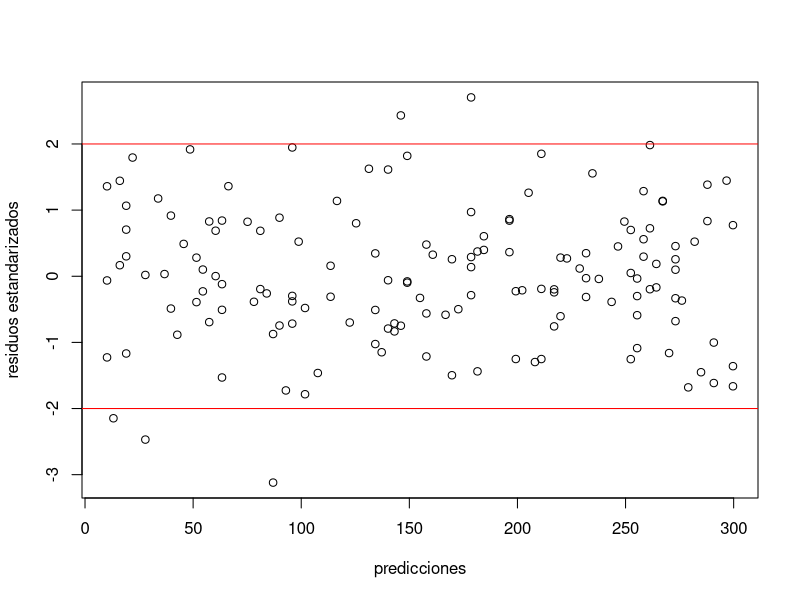
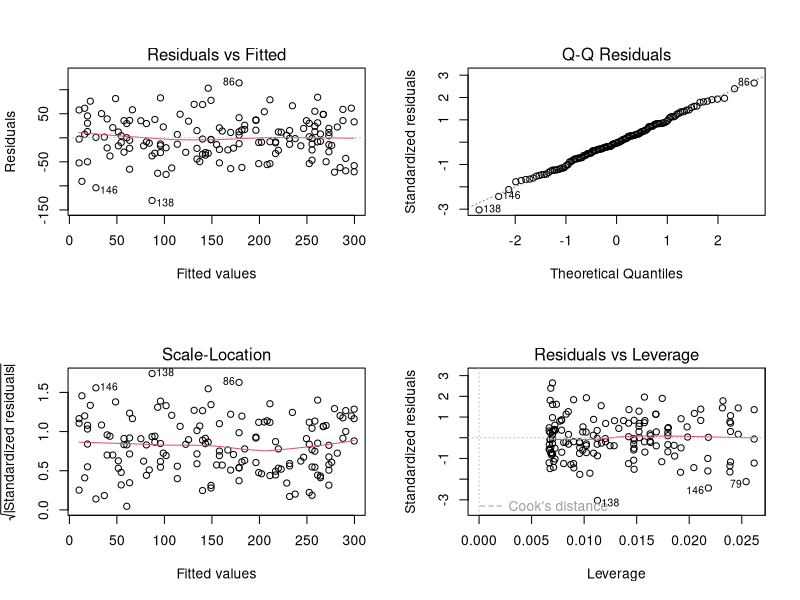
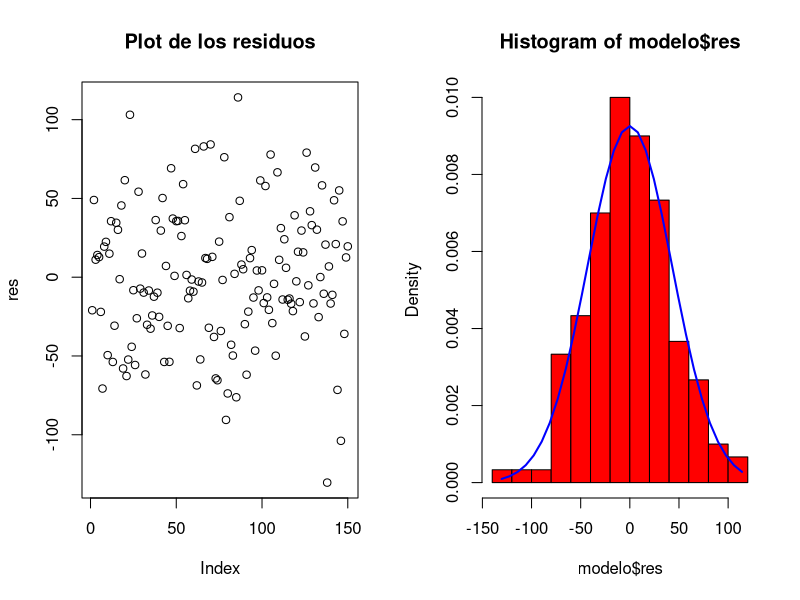
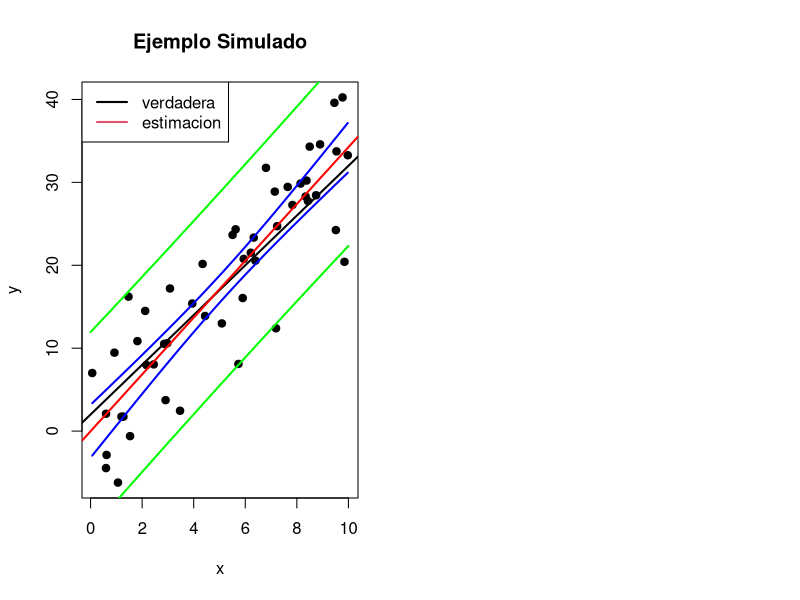

Generate these figures, in order, with R:
x=1:100
X=sample(x,150,replace=T)
Y=2+3*X+rnorm(150,0,50)
modelo=lm(Y~X)
modelo

summary(modelo)

modelo$res
rstudent(modelo)

plot(modelo$fitted,rstudent(modelo),
     xlab="predicciones",
     ylab="residuos estandarizados")

abline(h=2,col="red")
abline(h=-2,col="red")

par(mfrow=c(2,2))
plot(modelo)


res=resid(modelo)
par(mfrow=c(1,2))
plot(res,main=paste("Plot de los residuos"))
hist(modelo$res,breaks=10,col="red",proba=T)
xfit=seq(min(res),max(res),length=31)
yfit=dnorm(xfit,mean=mean(res),sd=sd(res))
lines(xfit,yfit,col="blue",lwd=2)

shapiro.test(res)



n <- 50
x <- sort(10 * runif(n))
y <- 2 + 3 * x + rnorm(n, sd = 5)
fit <- lm(y ~ x)
plot(x, y, pch = 19) # datos
abline(2, 3, lwd = 2) # verdadera
abline(coef(fit), lwd = 2, col = 'red') # estimaci\’on
legend("topleft", c("verdadera", "estimacion"),
       lty = 1, lwd = 2, col = c(1, 2))
new=data.frame(x=seq(0, 10, .5))
pred=predict(fit, interval="confidence")
pred2=predict(fit,newdata=new,interval="prediction")
lines(x, pred[, 2], col = "blue", lwd = 2)
lines(x, pred[, 3], col = "blue", lwd = 2)
lines(new[,1], pred2[, 2], col = "green", lwd = 2)
lines(new[,1], pred2[, 3], col = "green", lwd = 2)
title("Ejemplo Simulado")
predict(fit,newdata=data.frame(x=c(5,6)),interval="confidence")
predict(fit,newdata=data.frame(x=c(5,6)),interval="prediction")





vif_calc<-function(Xmat){
  VIF<-numeric()
  for(i in 1:ncol(Xmat)){
    Xmat_Y<-Xmat[,i]
    dataMAT<-cbind(Xmat_Y, Xmat[,-i])
    R2<-summary(lm(Xmat_Y~.,data=dataMAT, na.action="na.exclude"))$r.squared
    VIF[i]<-1/(1-R2)
  }
  names(VIF)<-colnames(Xmat)
  print(VIF)
}
vif_calc(iris[,1:4])